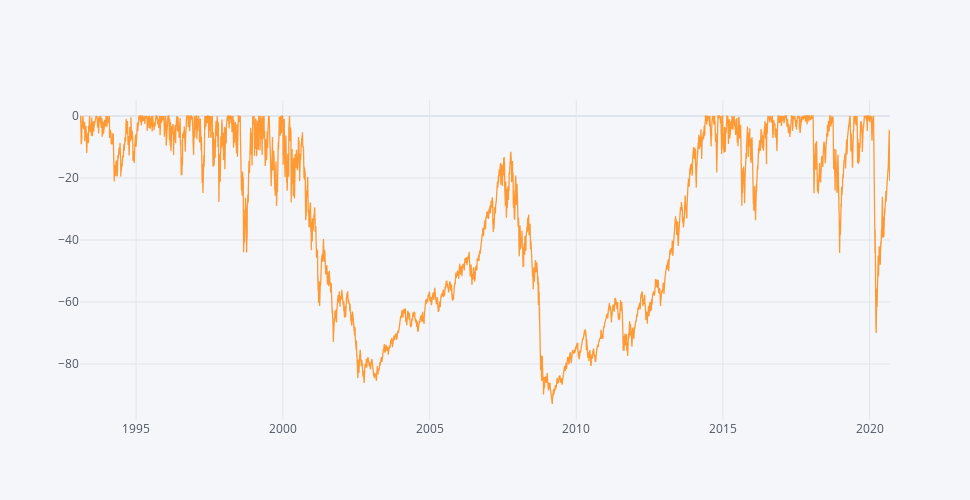

Notebook source saved alongside this figure:
### Code cell
pa.compute_drawdowns(SPY_3x).iplot(dimensions=pa.dimensions)

### Figure 1 — Plotly figure (JSON) as saved in the notebook; plotly's stock layout.template omitted (floating-point values rounded to 4 significant figures; data arrays with more than 128 entries replaced by an {"elided": "..."} marker saying what was removed)
{"data": [{"line": {"color": "rgba(255, 153, 51, 1.0)", "dash": "solid", "shape": "linear", "width": 1.3}, "mode": "lines", "name": "SPY_3x", "text": "", "type": "scatter", "x": {"elided": "6955 str values"}, "y": {"elided": "6955 float values"}}], "layout": {"height": 500, "legend": {"bgcolor": "#F5F6F9", "font": {"color": "#4D5663"}}, "paper_bgcolor": "#F5F6F9", "plot_bgcolor": "#F5F6F9", "title": {"font": {"color": "#4D5663"}}, "width": 970, "xaxis": {"autorange": true, "gridcolor": "#E1E5ED", "range": ["1993-02-01", "2020-09-11"], "showgrid": true, "tickfont": {"color": "#4D5663"}, "title": {"font": {"color": "#4D5663"}, "text": ""}, "type": "date", "zerolinecolor": "#E1E5ED"}, "yaxis": {"autorange": true, "gridcolor": "#E1E5ED", "range": [-98.04, 5.16], "showgrid": true, "tickfont": {"color": "#4D5663"}, "title": {"font": {"color": "#4D5663"}, "text": ""}, "type": "linear", "zerolinecolor": "#E1E5ED"}}}
